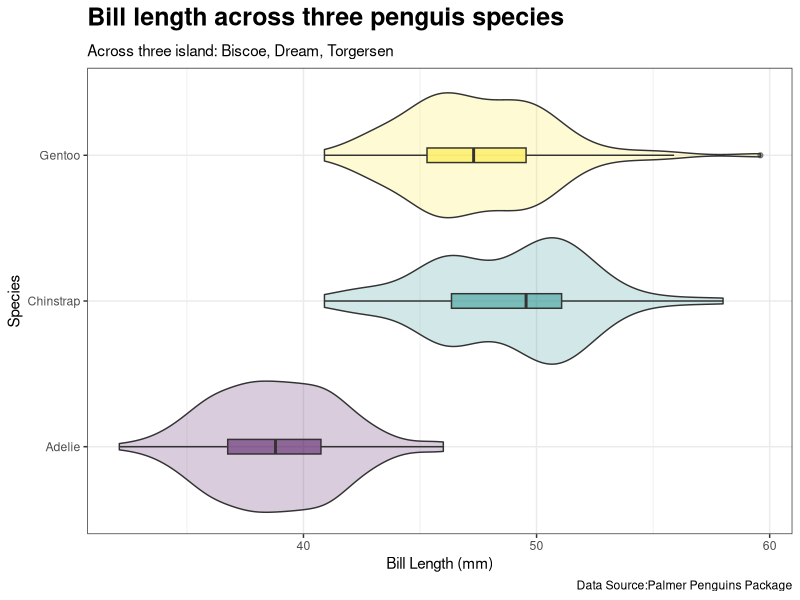
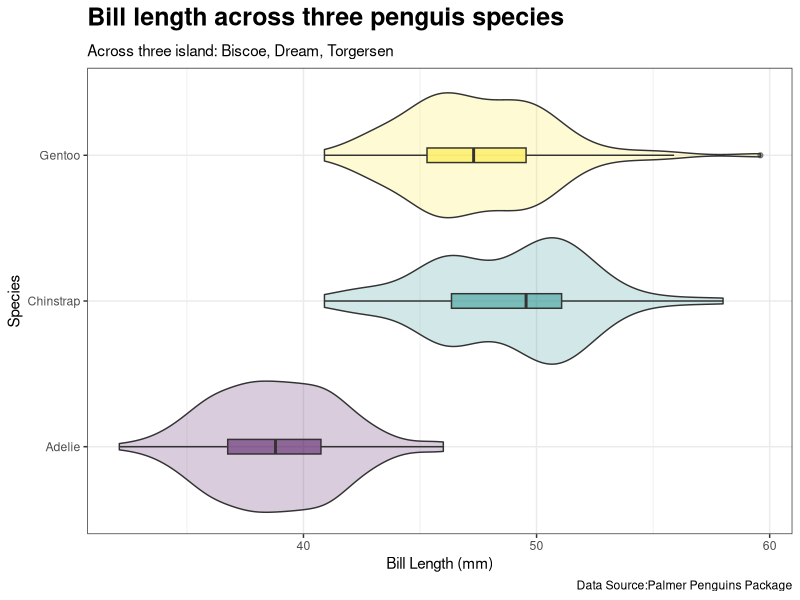

The R source for these figures, in order:
## Plotting penguin data ##
## Created by Jake Reichard ##
## Updated 9/13/2025

## Load Libraries ##

library(palmerpenguins)
library(tidyverse)
library(here)

## Look at the data ##
glimpse(penguins)

## plotting data ##

ggplot(data = penguins, 
       mapping =aes(x= species, 
                    y=bill_length_mm, 
                    fill=species))+ #assigning data to axes
    geom_violin(alpha = 0.2)+ #making a violin plot that is transparent 
    geom_boxplot( alpha= 0.5, width=0.1)+ #box plot within violin to show distribution
    theme_bw()+ #makes the background white
    scale_fill_viridis_d()+ #makes the fill colorblind friendly
    scale_color_viridis_d()+ #makes the outline color colorblind friendly
    coord_flip()+ #flip axes to make it easier to read
  scale_y_continuous(breaks = seq(20,60,10))+
  theme(legend.position = "none", #removed the legend
        plot.title = element_text(size = 18))+ #make the title bigger 
  
  #Editing labels for the figure
  labs(x = "Species",
       caption = "Data Source:Palmer Penguins Package",
       y = "Bill Length (mm)",
       title = expression(bold("Bill length across three penguis species")),
       subtitle = "Across three island: Biscoe, Dream, Torgersen")

## exporting data as PNG file ##
ggsave(here("week_03","outputs","week03_hw_bill_L_by_species.png",
            width=7, height=5))
  
